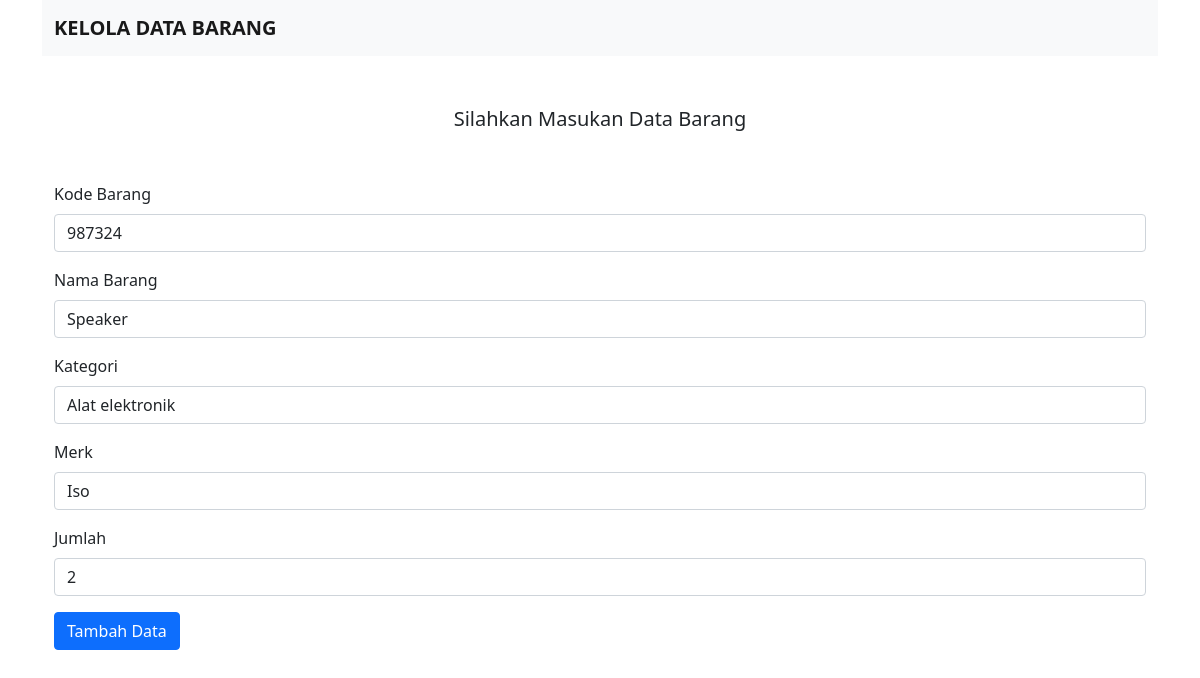
Page /edit.php?id=876559 on the committed database.
### tables this page shows
CREATE TABLE `barang` (
  `id` int(20) NOT NULL,
  `kode_brg` varchar(50) NOT NULL,
  `nama_brg` varchar(225) NOT NULL,
  `kategori` varchar(20) NOT NULL,
  `merk` varchar(20) NOT NULL,
  `jumlah` int(20) NOT NULL
);

### database.php (called while the page is built, shortened)
<?php
$connect = mysqli_connect(DB_HOST, DB_USER, DB_PASS, DB_NAME) or die("Gagal menampilkan database " . mysqli_error($connect));
function editData($tablename, $id)
{
    global $connect;
    $sql = mysqli_query($connect, "SELECT * FROM $tablename WHERE id = '$id'");
    return $sql;
}
?>

### edit.php (the view, shortened to what this page needs)
<?php
include_once("database.php");
$sql = editData("barang", $_GET['id']);
?>
<!doctype html>
<html lang="en">
<head>
    <link href="https://cdn.jsdelivr.net/npm/bootstrap@5.0.2/dist/css/bootstrap.min.css" rel="stylesheet"
>
</head>
<body>
    <div class="container">
        <nav class="navbar navbar-expand-lg navbar-light bg-light">
            <div class="container-fluid ">
                <a class="navbar-brand" href="Home" style="padding-start: 100px;"><strong>KELOLA DATA
                        BARANG</strong></a>
            </div>
        </nav>
        <figure class="text-center mt-5">
            <blockquote class="blockquote">
                <p>Silahkan Masukan Data Barang</p>
            </blockquote>
        </figure>
        <div class="container mt-5">
            <form action="proses_update.php" method="post">
                <?php
            while ($data = mysqli_fetch_array($sql)) {
                ?>
                <div class="mb-3">
                    <label for="kode_brg" class="form-label">Kode Barang</label>
                    <input type="text" class="form-control" id="kode_brg" name="kode_brg"  value="<?php echo $data['kode_brg']; ?>">
                </div>
                <div class="mb-3">
                    <label for="nama_brg" class="form-label">Nama Barang</label>
                    <input type="text" class="form-control" id="nama_brg" name="nama_brg"  value="<?php echo $data['nama_brg']; ?>">
                </div>
                <div class="mb-3">
                    <label for="kategori" class="form-label">Kategori</label>
                    <input type="text" class="form-control" id="kategori" name="kategori" value="<?php echo $data['kategori']; ?>">
                </div>
                <div class="mb-3">
                    <label for="merk" class="form-label">Merk</label>
                    <input type="text" class="form-control" id="merk" name="merk"  value="<?php echo $data['merk']; ?>">
                </div>
                <div class="mb-3">
                    <label for="jumlah" class="form-label">Jumlah</label>
                    <input type="number" class="form-control" id="jumlah" name="jumlah"  value="<?php echo $data['jumlah']; ?>">
                </div>
                <button type='submit' name="submit" class='btn btn-primary'>Tambah Data</button>
            </form>
            <?php } ?>
        </div>
</html>
</body>
</html>

### rows in the picture
barang: kode_brg "987324", nama_brg "Speaker", kategori "Alat elektronik", merk "Iso", jumlah "2"
